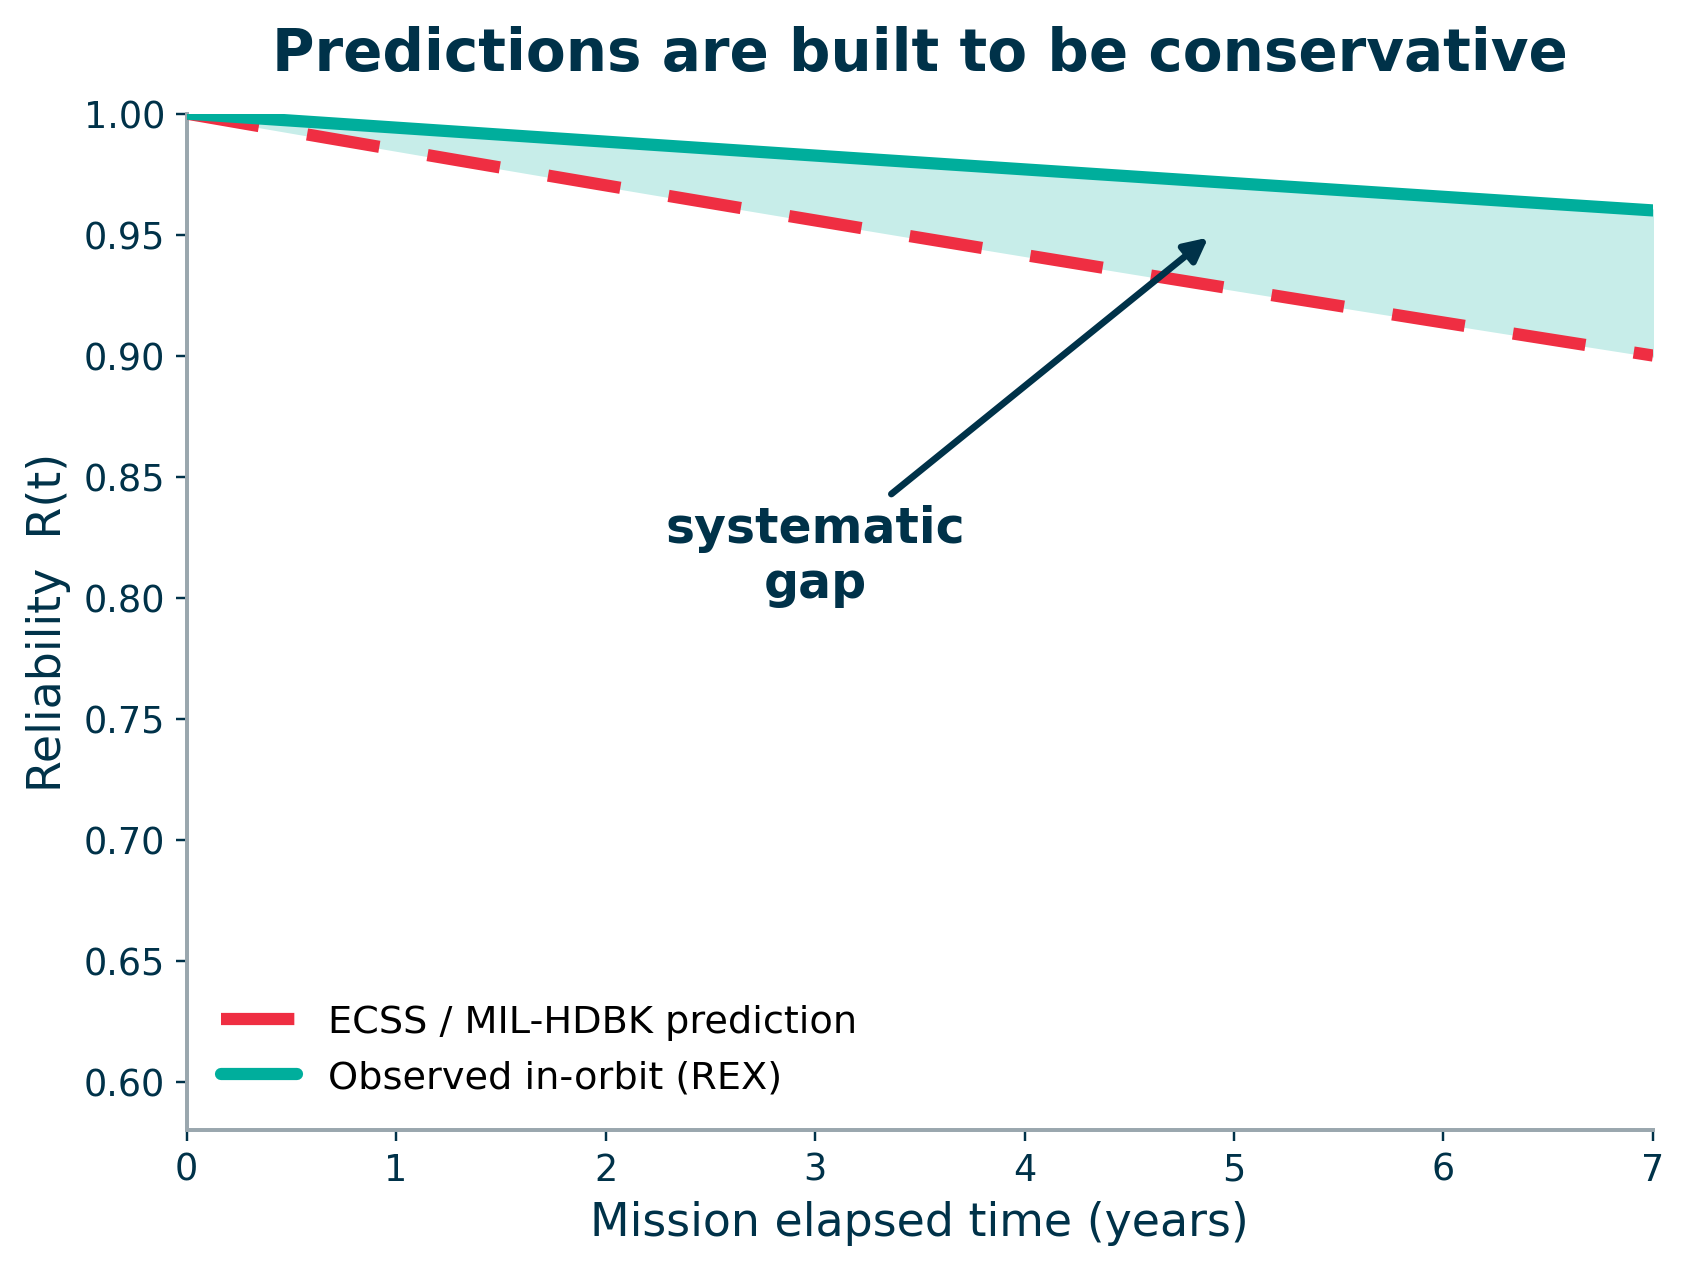

Write the Python code that produced this figure.
"""Slide 3 - "Predictions are built to be conservative".

The systematic gap between the conservative handbook prediction (ECSS / MIL-HDBK)
and what the hardware actually does in orbit (REX). Two exponential reliability
curves; the area between them is the gap.

Tweak the two failure rates below to open / close the gap.
"""
import numpy as np
import matplotlib.pyplot as plt

from bayes_style import apply_style, reliability, finish, RED, TEAL, NAVY, FILL

apply_style()

# --- knobs --------------------------------------------------------------- #
YEARS          = 7                 # mission length on the x-axis
LAMBDA_PRED    = 1718              # FIT  -> ECSS/MIL prediction (R(7yr) ~ 0.90)
LAMBDA_OBSERVED = 666             # FIT  -> observed in-orbit    (R(7yr) ~ 0.96)
ARROW_YEAR     = 4.9              # where the "systematic gap" arrow points
# ------------------------------------------------------------------------- #

t = np.linspace(0, YEARS, 400)
R_pred = reliability(LAMBDA_PRED, t)
R_obs  = reliability(LAMBDA_OBSERVED, t)

fig, ax = plt.subplots(figsize=(8.6, 6.0))

ax.fill_between(t, R_pred, R_obs, color=FILL, zorder=1)
ax.plot(t, R_pred, color=RED,  lw=4.0, ls=(0, (6, 4)),
        label="ECSS / MIL-HDBK prediction", zorder=3)
ax.plot(t, R_obs,  color=TEAL, lw=4.0,
        label="Observed in-orbit (REX)", zorder=3)

# "systematic gap" annotation pointing into the shaded band
ymid = 0.5 * (reliability(LAMBDA_PRED, ARROW_YEAR) +
              reliability(LAMBDA_OBSERVED, ARROW_YEAR))
ax.annotate("systematic\ngap",
            xy=(ARROW_YEAR, ymid), xytext=(3.0, 0.80),
            color=NAVY, fontsize=16, fontweight="bold", ha="center",
            arrowprops=dict(arrowstyle="-|>", color=NAVY, lw=2.2))

ax.set_title("Predictions are built to be conservative")
ax.set_xlabel("Mission elapsed time (years)")
ax.set_ylabel("Reliability  R(t)")
ax.set_xlim(0, YEARS)
ax.set_ylim(0.58, 1.0)
ax.set_xticks(range(0, YEARS + 1))
ax.legend(loc="lower left")

finish(fig, "slide03_reliability_drift.png")
